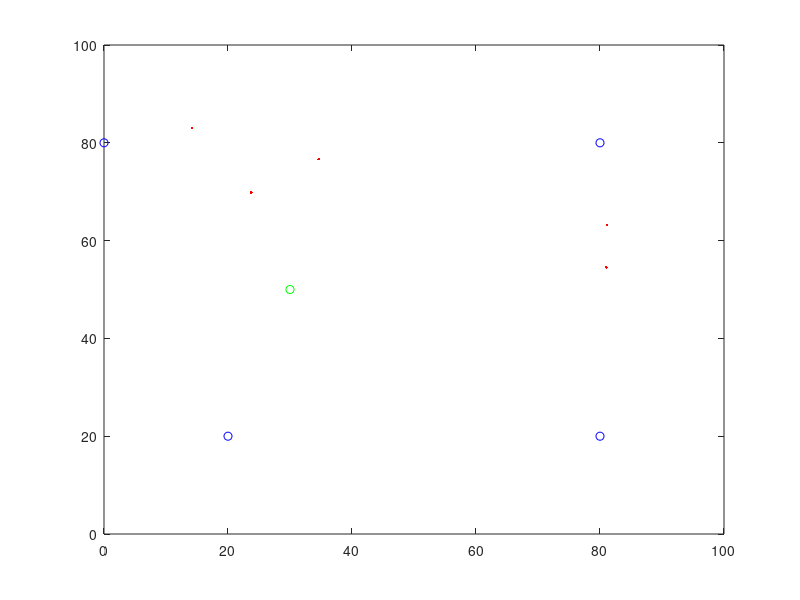

MATLAB code for this plot:
clear;
close all;

%Define then World
world_size = 100.0;
landmarks  = [[20.0; 20.0], [0.0; 80.0], [80.0; 80.0], [80.0; 20.0]];

%Define robot
Z=[30;50; 0];%[world_size*rand;world_size*rand;2*pi*rand];
Zdist=[];
for j=1: size(landmarks,2)
    dx = (Z(1) - landmarks(1,j));
    dy = (Z(2) - landmarks(2,j));
    Zdist =[Zdist sqrt(dx*dx+dy*dy)];
end

%Particles
N=5;
p=[world_size*rand(1,N);world_size*rand(1,N);2*pi*rand(1,N)];

%Move particles
turn=.1;%.8;
forward=.01;
forward_noise_std=.1;
for k=1:size(p,2)
    %turn, and add randomness to the turning command
    p(3,k) = p(3,k) + turn + 2*pi*rand;%turn_noise_std*randn;
    p(3,k)= mod(p(3,k),2*pi);
    
    %move, and add randomness to the motion command
    dist = forward + forward_noise_std*randn;
    p(1,k)= p(1,k) + (cos(p(3,k)) * dist);
    p(1,k)= mod(p(1,k),world_size);
    
    p(2,k) = p(2,k) + (sin(p(3,k)) * dist);
    p(2,k)= mod(p(2,k),world_size);    
end

%Resample
%Calculates how likely a measurement should be
sense_noise=20;
w=[];
for k=1:size(p,2)
    prob = 1.0;
    for j=1:2% size(landmarks,2)
        dx = (p(1, k) - landmarks(1,j));
        dy = (p(2, k) - landmarks(2,j));
        dist = sqrt(dx*dx+dy*dy);
        prob = prob*(1/sqrt(2*pi*sense_noise^2))*exp(-(dist-Zdist(j))^2/(2*sense_noise^2));
    end
    w = [w,prob];
end
alfa=w/sum(w);

p
alfa

%Draw the world
figure(2)
plot(landmarks(1,:), landmarks(2,:), 'ob', Z(1,:),Z(2,:),'og', p(1,:),p(2,:),'.r');
axis([0 world_size 0 world_size]);

